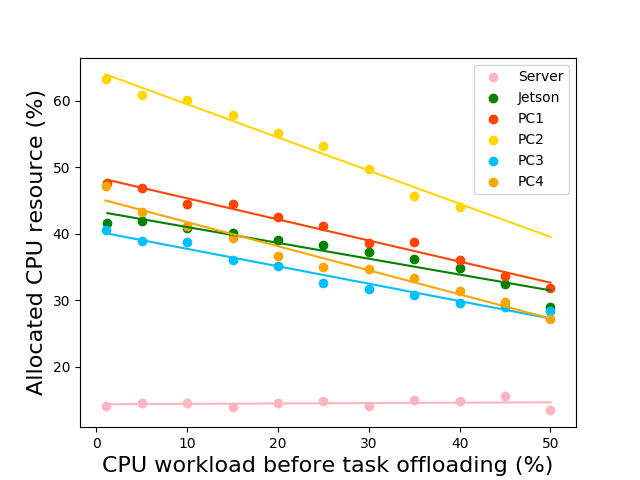

Recreate this plot in Python.
import matplotlib.pyplot as plt
from sklearn import linear_model
import numpy as np

LK_CI = [1.2, 5, 10, 15, 20, 25, 30, 35, 40, 45, 50]
LK_LPB = [0.03796, 0.04029, 0.04065, 0.04635 , 0.04271, 0.04666 ,0.04807, 0.05015, 0.05091, 0.05186, 0.05487]
LK_CR = [48.82, 51.85,54.52, 59.55, 62.51, 66.21, 68.56, 73.74, 76.05, 78.62,81.92]
LK_CF = 3.6e9

Jet_CI = [1.2, 5, 10, 15, 20, 25, 30, 35, 40, 45, 50]
Jet_LPB = [0.2861, 0.2910 , 0.2971, 0.3008, 0.3034, 0.3081, 0.3127, 0.3167, 0.3224, 0.3272, 0.3288]
Jet_CR = [42.85, 46.92, 50.92, 55.10, 59.15, 63.33, 67.22, 71.20, 74.87, 77.42, 78.99]
Jet_CF = 2e9

Tao_CI = [1, 5, 10, 15, 20, 25, 30, 35, 40, 45, 50]
Tao_LPB = [0.04653, 0.04832, 0.05071, 0.04930, 0.05319, 0.05231, 0.05604, 0.05698, 0.06007, 0, 0]
Tao_CR = [64.26, 65.87, 70.12, 72.92, 75.15, 78.18, 79.79, 80.76, 84.06, 45, 50]
Tao_CF = 2.4e9

En_CI = [1, 5, 10, 15, 20, 25, 30, 35, 40, 45, 50]
En_LPB = [0.03150, 0.03266, 0.03273, 0.03311, 0.03254, 0.03257, 0.03204, 0.03200, 0.03250, 0.03277, 0.03297]
En_CR = [41.62, 43.92, 48.77, 51.15, 55.24, 57.61, 61.70, 65.83, 69.67, 73.94, 78.34]
En_CF = 3.4e9

Xgw_CI = [1, 5, 10, 15, 20, 25, 30, 35, 40, 45, 50]
Xgw_LPB = [0.04412 , 0.04642, 0.04657, 0.04513, 0.04641, 0.04544, 0.04449, 0.04483, 0.04615, 0.04754, 0.04934]
Xgw_CR = [48.28 , 48.31, 51.24, 54.33, 56.64, 60.02, 64.69, 68.43, 71.45, 74.72, 77.23]
Xgw_CF = 3.4e9

Server_CI = [1, 5, 10, 15, 20, 25, 30, 35, 40, 45, 50]
Server_LPB = [0.05044, 0.05106, 0.05050, 0.04847, 0.04532, 0.04157, 0.04341, 0.04318, 0.04358, 0.04540, 0.05453, 0.4600, 0.05232]
Server_CR = [15.12, 19.61, 24.59, 29.01, 34.51, 39.84, 44.11, 50.05, 54.86, 60.62, 63.46, 60.71, 63.46]
Server_CF = 2.5e9


x1 = np.zeros(len(Tao_CI))
re1 = np.zeros(len(Tao_CI))
x2 = np.zeros(len(Tao_CI))
re2 = np.zeros(len(Tao_CI))
x3 = np.zeros(len(Tao_CI))
re3 = np.zeros(len(Tao_CI))
x4 = np.zeros(len(Tao_CI))
re4 = np.zeros(len(Tao_CI))
x5 = np.zeros(len(Tao_CI))
re5 = np.zeros(len(Tao_CI))
x6 = np.zeros(len(Tao_CI))
re6 = np.zeros(len(Tao_CI))

for i in range(len(Tao_CI)):
    re1[i] = LK_CR[i] - LK_CI[i]
    x1[i] = LK_CI[i]

    re2[i] = Jet_CR[i] - Jet_CI[i]
    x2[i] = Jet_CI[i]

    re3[i] = Tao_CR[i] - Tao_CI[i]
    x3[i] = Tao_CI[i]

    re4[i] = En_CR[i] - En_CI[i]
    x4[i] = En_CI[i]

    re5[i] = Xgw_CR[i] - Xgw_CI[i]
    x5[i] = Xgw_CI[i]

    re6[i] = Server_CR[i] - Server_CI[i]
    x6[i] = Server_CI[i]

x = x6.reshape(-1,1)
re = re6.reshape(-1,1)
model = linear_model.LinearRegression()
model.fit(x, re)
y = model.predict(x)
t1 = x[1]
t2 = x[-1]
y1 = y[1]
y2 = y[-1]
# y2 = model.predict(t2)
k, = (y2-y1)/(t2-t1)
b, = y1-k*t1
print("Server: allocated = {} * device_state[0] + {}".format(k,b))
plt.plot(x6, model.predict(x), color='lightpink', linewidth=1.5)
plt.scatter(x6, re6,color='lightpink', label = 'Server')

# print(x2)
# print(re2)
x = x2.reshape(-1,1)
re = re2.reshape(-1,1)
# print(x)
# print(re)
model = linear_model.LinearRegression()
model.fit(x, re)
y = model.predict(x)
t1 = x[1]
t2 = x[-1]
y1 = y[1]
y2 = y[-1]
# y2 = model.predict(t2)
k, = (y2-y1)/(t2-t1)
b, = y1-k*t1
print("Jet: allocated = {} * device_state[0] + {}".format(k,b))
plt.plot(x2, model.predict(x), color='green', linewidth=1.5)
plt.scatter(x2, re2, color='green',label = 'Jetson')

x = x1.reshape(-1,1)
re = re1.reshape(-1,1)
model = linear_model.LinearRegression()
model.fit(x, re)
y = model.predict(x)
t1 = x[1]
t2 = x[-1]
y1 = y[1]
y2 = y[-1]
# y2 = model.predict(t2)
k, = (y2-y1)/(t2-t1)
b, = y1-k*t1
print("LK: allocated = {} * device_state[0] + {}".format(k,b))
plt.plot(x1, model.predict(x), color='orangered', linewidth=1.5)
plt.scatter(x1, re1, color='orangered',label = 'PC1')

x = x3.reshape(-1,1)
re = re3.reshape(-1,1)
x = x[:-2]
re = re[:-2]
model = linear_model.LinearRegression()
model.fit(x, re)
y = model.predict(x)
t1 = x[1]
t2 = x[-1]
y1 = y[1]
y2 = y[-1]
# y2 = model.predict(t2)
k, = (y2-y1)/(t2-t1)
b, = y1-k*t1
print("Tao: allocated = {} * device_state[0] + {}".format(k,b))
plt.plot(x3, model.predict(x3.reshape(-1,1)), color='gold', linewidth=1.5)
plt.scatter(x3[:-2], re3[:-2], color='gold',label = 'PC2')

x = x4.reshape(-1,1)
re = re4.reshape(-1,1)
model = linear_model.LinearRegression()
model.fit(x, re)
y = model.predict(x)
t1 = x[1]
t2 = x[-1]
y1 = y[1]
y2 = y[-1]
# y2 = model.predict(t2)
k, = (y2-y1)/(t2-t1)
b, = y1-k*t1
print("En: allocated = {} * device_state[0] + {}".format(k,b))
plt.plot(x4, model.predict(x), color='deepskyblue', linewidth=1.5)
plt.scatter(x4, re4, color='deepskyblue',label = 'PC3')

x = x5.reshape(-1,1)
re = re5.reshape(-1,1)
model = linear_model.LinearRegression()
model.fit(x, re)
y = model.predict(x)
t1 = x[1]
t2 = x[-1]
y1 = y[1]
y2 = y[-1]
# y2 = model.predict(t2)
k, = (y2-y1)/(t2-t1)
b, = y1-k*t1
print("Xgw: allocated = {} * device_state[0] + {}".format(k,b))
plt.plot(x5, model.predict(x), color='orange', linewidth=1.5)
plt.scatter(x5, re5, color='orange',label = 'PC4')



# x = [1, 5, 10, 15, 20, 25, 30, 35, 40, 45, 50]
# plt.scatter(x, re2, label = 'Jetson')
# plt.scatter(x, re1, label = 'PC1')
# plt.scatter(x, re3, label = 'PC2')
# plt.scatter(x, re4, label = 'PC3')
# plt.scatter(x, re5, label = 'PC4')
# plt.scatter(x, re6, label = 'Server')



plt.legend()
plt.xlabel('CPU workload before task offloading (%)', size = 16)
plt.ylabel('Allocated CPU resource (%)', size = 16)
plt.show()
